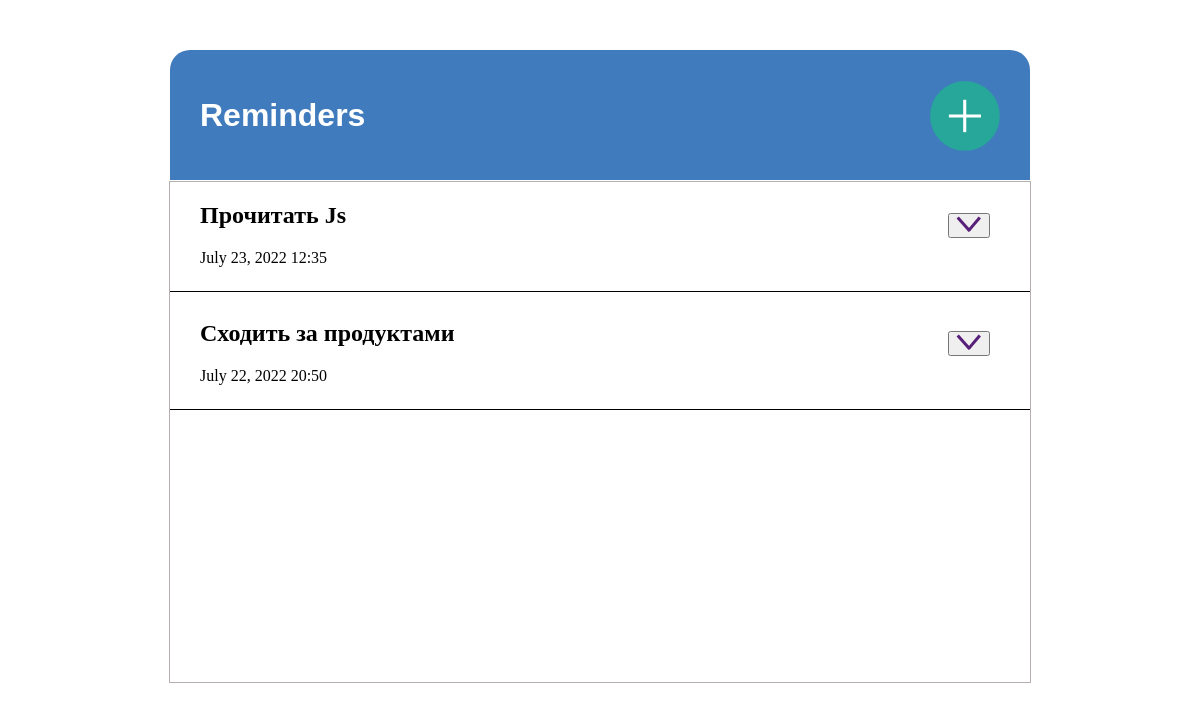
/, run on an earlier commit of the app's database.
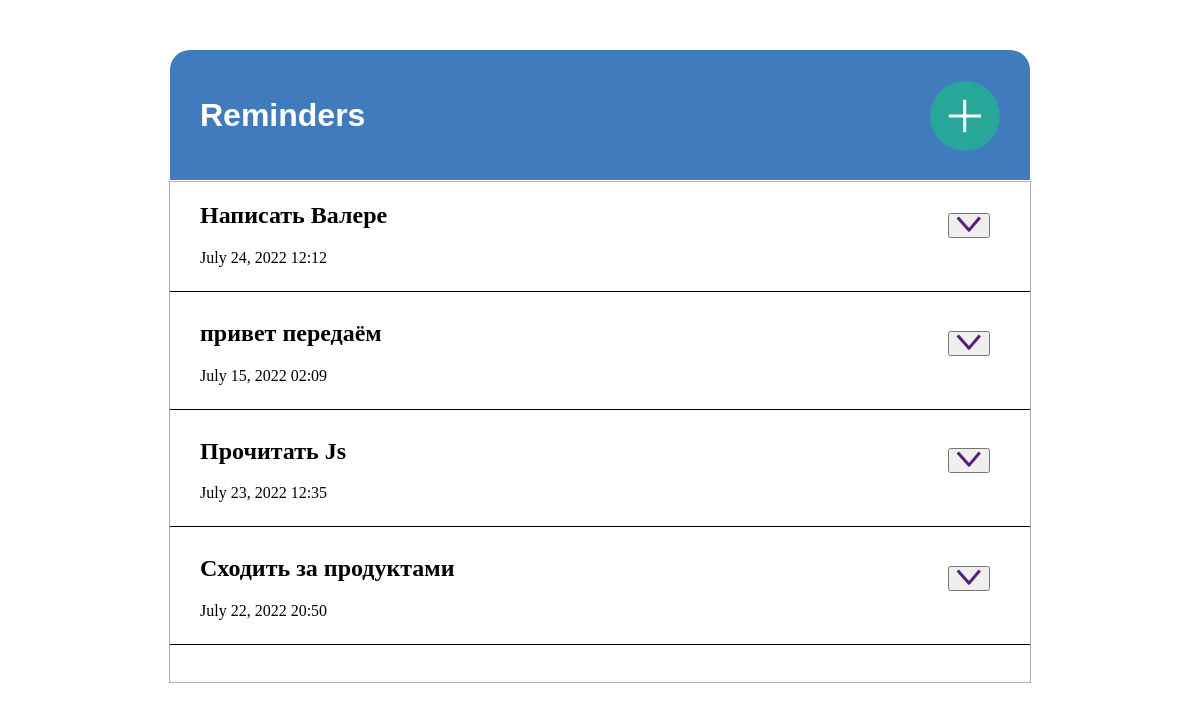
And on a later commit of the database.
### reminder/models.py (models this page shows, shortened)
class Notification(models.Model):
    def default_start_time():
        now = datetime.time(hour=8, minute=0)
        return now
    text_reminder = models.CharField(max_length=255)
    user_mail = models.EmailField(max_length=60)
    date_creation = models.DateTimeField(auto_now_add=True)
    date_notification = models.DateField(auto_now=False)
    time_notification = models.TimeField(max_length=16, default=default_start_time)
    is_sent = models.BooleanField(default=False)

### reminder/views.py (the view)
# urls.py: path("", home_page, name='index'),
def home_page(request):
    form = NotificationForm()
    notifications = Notification.objects.filter(is_sent=False).order_by("-id")
    return render(request, 'reminder/main.html', {'form': form, 'notifications': notifications})

### reminder/templates/reminder/main.html (shortened to what this page needs)
<!DOCTYPE html>
{% load static %}
<html lang="en">
<head>
    <link type="text/css" href="{% static 'reminder/css/main.css' %}" rel="stylesheet" />
    <link rel="stylesheet" href="https://snipp.ru/cdn/jqueryui/1.12.1/jquery-ui.min.css">
</head>
<body>
    <header class="header">
        <div class="wrapper">
            <div class="header__wrapper">
                <div class="header__logo">
                    <h1>Reminders</h1>
                </div>
                <div class="header__add">
                    <a href="#!" id="open-popup-1" class="header__link">
                        <img src="static/reminder/img/circle1.svg" alt="add entry" class="places__card-pic">
                    </a>
                </div>
            </div>
        </div>
    </header>
    <main class="main">
        <section class="intro" id="sign-in">
            <div class="wrapper_main">
                {% if notifications %}
                    {% block content %}
                        {% for i in notifications %}
                        <div class="wrapper_info_reminder">
                            <div class="info_reminder">
                                <h2>{{i.text_reminder}}</h2>
                                <p>{{i.date_notification}} {{i.time_notification|date:'H:i'}}</p>
                            </div>
                            <div class="wrapper_link_info">
                                <button type="submit" data-id="{{ i.id }}" class="todo-list__burger-item">
                                    <img class="arrow_add_remove_reminder" src="static/reminder/img/arrow.svg" alt="arrow">
                                </button>
                            </div>
                        </div>
                        <hr color="black" size="small">
                        {% endfor %}
                    {% endblock %}
                {% else %}
                    <h1 class="empty_reminder">
                        You have no reminders yet!<br>
                        It's time to <br>
                        add one
                    </h1>
                {% endif %}
            </div>
        </section>
    </main>
    <link rel="stylesheet" href="https://weareoutman.github.io/clockpicker/dist/jquery-clockpicker.min.css"></link>
</body>
</html>

What changed in the data, as far as the page shows it:
added Notification: text_reminder "Написать Валере", date_notification "July 24, 2022", time_notification "12:12"
added Notification: text_reminder "привет передаём", date_notification "July 15, 2022", time_notification "02:09"
